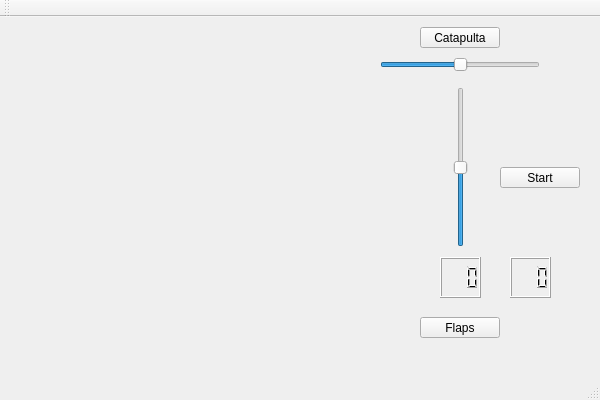
<?xml version="1.0" encoding="UTF-8"?>
<ui version="4.0">
 <class>MainWindow</class>
 <widget class="QMainWindow" name="MainWindow">
  <property name="geometry">
   <rect>
    <x>0</x>
    <y>0</y>
    <width>600</width>
    <height>400</height>
   </rect>
  </property>
  <property name="windowTitle">
   <string>MainWindow</string>
  </property>
  <widget class="QWidget" name="centralWidget">
   <widget class="QSlider" name="verticalSlider">
    <property name="geometry">
     <rect>
      <x>453</x>
      <y>70</y>
      <width>16</width>
      <height>160</height>
     </rect>
    </property>
    <property name="minimum">
     <number>-10</number>
    </property>
    <property name="maximum">
     <number>10</number>
    </property>
    <property name="orientation">
     <enum>Qt::Vertical</enum>
    </property>
   </widget>
   <widget class="QLCDNumber" name="lcdNumber">
    <property name="geometry">
     <rect>
      <x>440</x>
      <y>240</y>
      <width>41</width>
      <height>41</height>
     </rect>
    </property>
    <property name="digitCount">
     <number>3</number>
    </property>
   </widget>
   <widget class="QSlider" name="horizontalSlider">
    <property name="geometry">
     <rect>
      <x>380</x>
      <y>40</y>
      <width>160</width>
      <height>16</height>
     </rect>
    </property>
    <property name="minimum">
     <number>-10</number>
    </property>
    <property name="maximum">
     <number>10</number>
    </property>
    <property name="orientation">
     <enum>Qt::Horizontal</enum>
    </property>
   </widget>
   <widget class="QPushButton" name="pushButton">
    <property name="geometry">
     <rect>
      <x>420</x>
      <y>300</y>
      <width>80</width>
      <height>21</height>
     </rect>
    </property>
    <property name="text">
     <string>Flaps</string>
    </property>
   </widget>
   <widget class="QPushButton" name="pushButton_2">
    <property name="geometry">
     <rect>
      <x>420</x>
      <y>10</y>
      <width>80</width>
      <height>21</height>
     </rect>
    </property>
    <property name="text">
     <string>Catapulta</string>
    </property>
   </widget>
   <widget class="QPushButton" name="pushButton_3">
    <property name="geometry">
     <rect>
      <x>500</x>
      <y>150</y>
      <width>80</width>
      <height>21</height>
     </rect>
    </property>
    <property name="text">
     <string>Start</string>
    </property>
   </widget>
   <widget class="QLCDNumber" name="lcdNumber_2">
    <property name="geometry">
     <rect>
      <x>510</x>
      <y>240</y>
      <width>41</width>
      <height>41</height>
     </rect>
    </property>
    <property name="digitCount">
     <number>3</number>
    </property>
   </widget>
  </widget>
  <widget class="QMenuBar" name="menuBar">
   <property name="geometry">
    <rect>
     <x>0</x>
     <y>0</y>
     <width>600</width>
     <height>20</height>
    </rect>
   </property>
  </widget>
  <widget class="QToolBar" name="mainToolBar">
   <attribute name="toolBarArea">
    <enum>TopToolBarArea</enum>
   </attribute>
   <attribute name="toolBarBreak">
    <bool>false</bool>
   </attribute>
  </widget>
  <widget class="QStatusBar" name="statusBar"/>
 </widget>
 <layoutdefault spacing="6" margin="11"/>
 <resources/>
 <connections/>
</ui>
